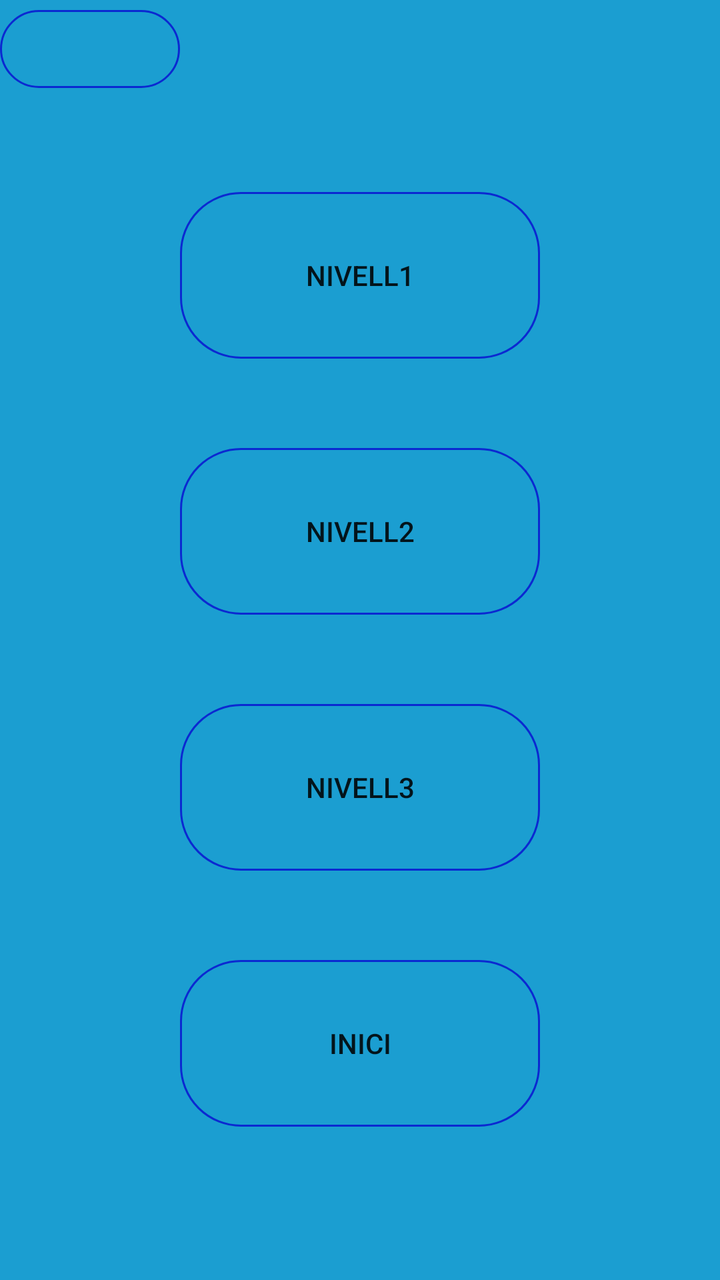
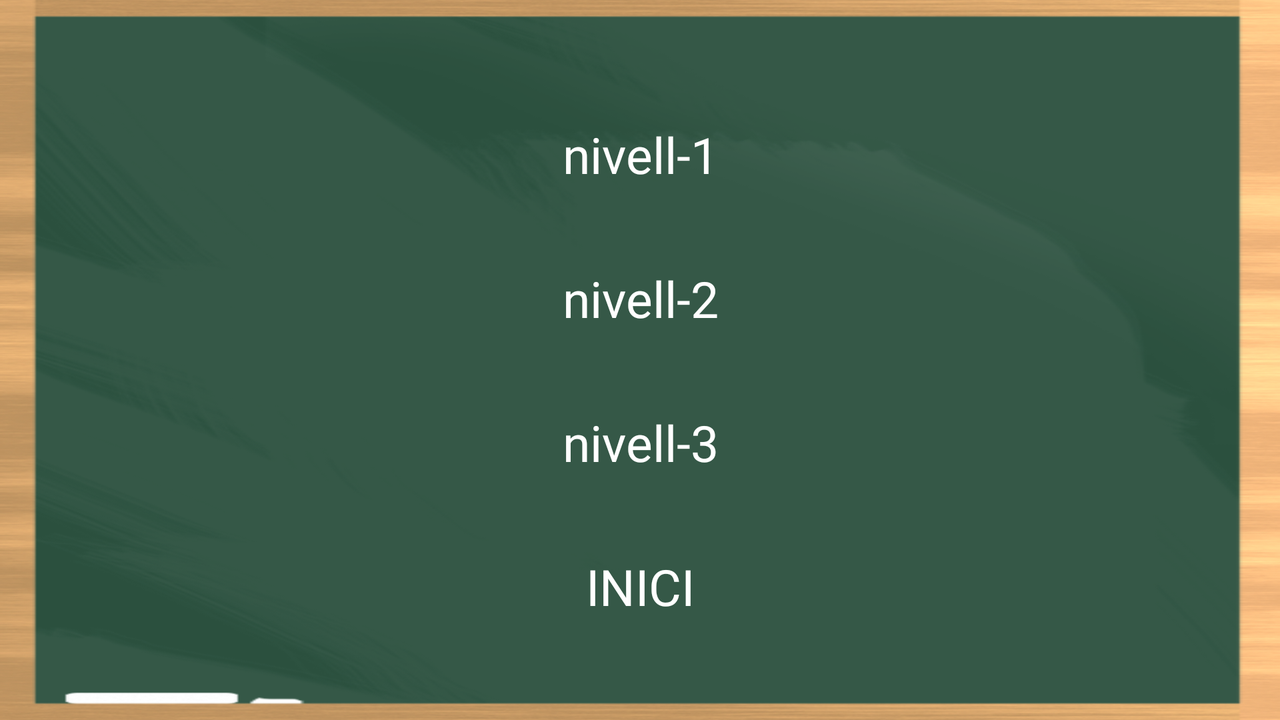

Compare how this app lays out the same screen by default and in its alternative resource folder. The renders come first, then the two layout files and the values they reference.
<!-- AndroidManifest.xml: application theme AppTheme -->
<!-- res/layout/activity_nivells.xml -->
<?xml version="1.0" encoding="utf-8"?>
<androidx.constraintlayout.widget.ConstraintLayout xmlns:android="http://schemas.android.com/apk/res/android"
    xmlns:app="http://schemas.android.com/apk/res-auto"
    xmlns:tools="http://schemas.android.com/tools"
    android:layout_width="match_parent"
    android:layout_height="match_parent"
    android:background="#1B9ED1"
    tools:context=".nivells">

    <androidx.constraintlayout.widget.Guideline
        android:id="@+id/guideline41"
        android:layout_width="wrap_content"
        android:layout_height="wrap_content"
        android:orientation="horizontal"
        app:layout_constraintGuide_percent="0.48" />

    <Button
        android:id="@+id/btnlvl1"
        android:layout_width="0dp"
        android:layout_height="0dp"
        android:background="@drawable/bordes"
        android:text="nivell1"
        app:layout_constraintBottom_toTopOf="@+id/guideline39"
        app:layout_constraintEnd_toStartOf="@+id/guideline45"
        app:layout_constraintStart_toStartOf="@+id/guideline44"
        app:layout_constraintTop_toTopOf="@+id/guideline32" />

    <Button
        android:id="@+id/btnlvl2"
        android:layout_width="0dp"
        android:layout_height="0dp"
        android:background="@drawable/bordes"
        android:text="nivell2"
        app:layout_constraintBottom_toTopOf="@+id/guideline41"
        app:layout_constraintEnd_toStartOf="@+id/guideline45"
        app:layout_constraintStart_toStartOf="@+id/guideline44"
        app:layout_constraintTop_toTopOf="@+id/guideline40" />

    <Button
        android:id="@+id/btnlvl3"
        android:layout_width="0dp"
        android:layout_height="0dp"
        android:background="@drawable/bordes"
        android:text="nivell3"
        app:layout_constraintBottom_toTopOf="@+id/guideline43"
        app:layout_constraintEnd_toStartOf="@+id/guideline45"
        app:layout_constraintHorizontal_bias="0.605"
        app:layout_constraintStart_toStartOf="@+id/guideline44"
        app:layout_constraintTop_toTopOf="@+id/guideline42" />

    <androidx.constraintlayout.widget.Guideline
        android:id="@+id/guideline32"
        android:layout_width="wrap_content"
        android:layout_height="wrap_content"
        android:orientation="horizontal"
        app:layout_constraintGuide_percent="0.15" />

    <androidx.constraintlayout.widget.Guideline
        android:id="@+id/guideline39"
        android:layout_width="wrap_content"
        android:layout_height="wrap_content"
        android:orientation="horizontal"
        app:layout_constraintGuide_percent="0.28" />

    <androidx.constraintlayout.widget.Guideline
        android:id="@+id/guideline40"
        android:layout_width="wrap_content"
        android:layout_height="wrap_content"
        android:orientation="horizontal"
        app:layout_constraintGuide_percent="0.35" />

    <androidx.constraintlayout.widget.Guideline
        android:id="@+id/guideline42"
        android:layout_width="wrap_content"
        android:layout_height="wrap_content"
        android:orientation="horizontal"
        app:layout_constraintGuide_percent="0.55" />

    <androidx.constraintlayout.widget.Guideline
        android:id="@+id/guideline43"
        android:layout_width="wrap_content"
        android:layout_height="wrap_content"
        android:orientation="horizontal"
        app:layout_constraintGuide_percent="0.68" />

    <androidx.constraintlayout.widget.Guideline
        android:id="@+id/guideline44"
        android:layout_width="wrap_content"
        android:layout_height="wrap_content"
        android:orientation="vertical"
        app:layout_constraintGuide_percent="0.25" />

    <androidx.constraintlayout.widget.Guideline
        android:id="@+id/guideline45"
        android:layout_width="wrap_content"
        android:layout_height="wrap_content"
        android:orientation="vertical"
        app:layout_constraintGuide_percent="0.75" />

    <Button
        android:id="@+id/tornarInici"
        android:layout_width="0dp"
        android:layout_height="0dp"
        android:text="INICI"
        android:background="@drawable/bordes"
        app:layout_constraintBottom_toTopOf="@+id/guideline47"
        app:layout_constraintEnd_toStartOf="@+id/guideline45"
        app:layout_constraintStart_toStartOf="@+id/guideline44"
        app:layout_constraintTop_toTopOf="@+id/guideline46" />

    <androidx.constraintlayout.widget.Guideline
        android:id="@+id/guideline46"
        android:layout_width="wrap_content"
        android:layout_height="wrap_content"
        android:orientation="horizontal"
        app:layout_constraintGuide_percent="0.75" />

    <androidx.constraintlayout.widget.Guideline
        android:id="@+id/guideline47"
        android:layout_width="wrap_content"
        android:layout_height="wrap_content"
        android:orientation="horizontal"
        app:layout_constraintGuide_percent="0.88" />

    <TextView
        android:id="@+id/mostrarUser"
        android:layout_width="0dp"
        android:layout_height="wrap_content"
        android:text=""
        android:background="@drawable/bordes"
        app:layout_constraintBottom_toTopOf="@+id/guideline60"
        app:layout_constraintEnd_toStartOf="@+id/guideline44"
        app:layout_constraintStart_toStartOf="parent"
        app:layout_constraintTop_toTopOf="@+id/guideline61" />

    <androidx.constraintlayout.widget.Guideline
        android:id="@+id/guideline60"
        android:layout_width="wrap_content"
        android:layout_height="wrap_content"
        android:orientation="horizontal"
        app:layout_constraintGuide_percent="0.07250342" />

    <androidx.constraintlayout.widget.Guideline
        android:id="@+id/guideline61"
        android:layout_width="wrap_content"
        android:layout_height="wrap_content"
        android:orientation="horizontal"
        app:layout_constraintGuide_percent="0.004103967" />
</androidx.constraintlayout.widget.ConstraintLayout>
<!-- resources referenced by this layout -->
<resources>
  <!-- drawable bordes (drawable) -->
  <?xml version="1.0" encoding="utf-8"?>
  <shape xmlns:android="http://schemas.android.com/apk/res/android" android:shape="rectangle">
      <stroke android:width="1dp"
  
          android:color="#0B29D1"
  
          />
  
      <padding android:bottom="10sp"
          android:left="10sp"
          android:right="10sp"
          android:top="10sp"
          />
  
      <corners android:radius="30dp"/>
  </shape>
  <style name="AppTheme" parent="Theme.AppCompat.Light.DarkActionBar">
          
          <item name="colorPrimary">@color/colorPrimary</item>
          <item name="colorPrimaryDark">@color/colorPrimaryDark</item>
          <item name="colorAccent">@color/colorAccent</item>
  
      </style>
  <color name="colorPrimary">#6200EE</color>
  <color name="colorPrimaryDark">#3700B3</color>
  <color name="colorAccent">#03DAC5</color>
</resources>
<!-- res/layout-land/activity_nivells.xml (the repository's variant of the layout above) -->
<!-- drawn on the phone turned sideways -->
<?xml version="1.0" encoding="utf-8"?>
<androidx.constraintlayout.widget.ConstraintLayout xmlns:android="http://schemas.android.com/apk/res/android"
    xmlns:app="http://schemas.android.com/apk/res-auto"
    xmlns:tools="http://schemas.android.com/tools"
    android:layout_width="match_parent"
    android:layout_height="match_parent"
    android:background="@mipmap/fotomates3"

    tools:context=".nivells">

    <androidx.constraintlayout.widget.Guideline
        android:id="@+id/guideline41"
        android:layout_width="wrap_content"
        android:layout_height="wrap_content"
        android:orientation="horizontal"
        app:layout_constraintGuide_percent="0.48" />

    <TextView
        android:id="@+id/btnlvl1"
        android:layout_width="0dp"
        android:layout_height="0dp"
        android:fontFamily="@font/chalkdust"
        android:gravity="center"
        android:text="nivell-1"
        android:textColor="#FFFEFE"
        android:textSize="25dp"
        app:layout_constraintBottom_toTopOf="@+id/guideline39"
        app:layout_constraintEnd_toStartOf="@+id/guideline45"
        app:layout_constraintStart_toStartOf="@+id/guideline44"
        app:layout_constraintTop_toTopOf="@+id/guideline32" />

    <TextView
        android:id="@+id/btnlvl2"
        android:layout_width="0dp"
        android:layout_height="0dp"
        android:fontFamily="@font/chalkdust"
        android:gravity="center"
        android:text="nivell-2"
        android:textColor="#FFFFFF"
        android:textSize="25dp"
        app:layout_constraintBottom_toTopOf="@+id/guideline41"
        app:layout_constraintEnd_toStartOf="@+id/guideline45"
        app:layout_constraintStart_toStartOf="@+id/guideline44"
        app:layout_constraintTop_toTopOf="@+id/guideline40" />

    <TextView
        android:id="@+id/btnlvl3"
        android:layout_width="0dp"
        android:layout_height="0dp"
        android:fontFamily="@font/chalkdust"
        android:gravity="center"
        android:textColor="#FFFFFF"
        android:textSize="25dp"
        android:text="nivell-3"
        app:layout_constraintBottom_toTopOf="@+id/guideline43"
        app:layout_constraintEnd_toStartOf="@+id/guideline45"
        app:layout_constraintHorizontal_bias="0.605"
        app:layout_constraintStart_toStartOf="@+id/guideline44"
        app:layout_constraintTop_toTopOf="@+id/guideline42" />

    <androidx.constraintlayout.widget.Guideline
        android:id="@+id/guideline32"
        android:layout_width="wrap_content"
        android:layout_height="wrap_content"
        android:orientation="horizontal"
        app:layout_constraintGuide_percent="0.15" />

    <androidx.constraintlayout.widget.Guideline
        android:id="@+id/guideline39"
        android:layout_width="wrap_content"
        android:layout_height="wrap_content"
        android:orientation="horizontal"
        app:layout_constraintGuide_percent="0.28" />

    <androidx.constraintlayout.widget.Guideline
        android:id="@+id/guideline40"
        android:layout_width="wrap_content"
        android:layout_height="wrap_content"
        android:orientation="horizontal"
        app:layout_constraintGuide_percent="0.35" />

    <androidx.constraintlayout.widget.Guideline
        android:id="@+id/guideline42"
        android:layout_width="wrap_content"
        android:layout_height="wrap_content"
        android:orientation="horizontal"
        app:layout_constraintGuide_percent="0.55" />

    <androidx.constraintlayout.widget.Guideline
        android:id="@+id/guideline43"
        android:layout_width="wrap_content"
        android:layout_height="wrap_content"
        android:orientation="horizontal"
        app:layout_constraintGuide_percent="0.68" />

    <androidx.constraintlayout.widget.Guideline
        android:id="@+id/guideline44"
        android:layout_width="wrap_content"
        android:layout_height="wrap_content"
        android:orientation="vertical"
        app:layout_constraintGuide_percent="0.25" />

    <androidx.constraintlayout.widget.Guideline
        android:id="@+id/guideline45"
        android:layout_width="wrap_content"
        android:layout_height="wrap_content"
        android:orientation="vertical"
        app:layout_constraintGuide_percent="0.75" />

    <TextView
        android:id="@+id/tornarInici"
        android:layout_width="0dp"
        android:layout_height="0dp"
        android:text="INICI"
        android:fontFamily="@font/chalkdust"
        android:gravity="center"
        android:textColor="#FFFFFF"
        android:textSize="25dp"
        app:layout_constraintBottom_toTopOf="@+id/guideline47"
        app:layout_constraintEnd_toStartOf="@+id/guideline45"
        app:layout_constraintStart_toStartOf="@+id/guideline44"
        app:layout_constraintTop_toTopOf="@+id/guideline46" />

    <androidx.constraintlayout.widget.Guideline
        android:id="@+id/guideline46"
        android:layout_width="wrap_content"
        android:layout_height="wrap_content"
        android:orientation="horizontal"
        app:layout_constraintGuide_percent="0.75" />

    <androidx.constraintlayout.widget.Guideline
        android:id="@+id/guideline47"
        android:layout_width="wrap_content"
        android:layout_height="wrap_content"
        android:orientation="horizontal"
        app:layout_constraintGuide_percent="0.88" />

    <TextView
        android:id="@+id/mostrarUser"
        android:layout_width="80dp"
        android:layout_height="33dp"

        android:text=""
        app:layout_constraintBottom_toTopOf="@+id/guideline32"
        app:layout_constraintEnd_toStartOf="@+id/guideline44"
        app:layout_constraintHorizontal_bias="0.695"
        app:layout_constraintStart_toStartOf="parent"
        app:layout_constraintTop_toTopOf="@+id/guideline60"
        app:layout_constraintVertical_bias="0.583" />

    <androidx.constraintlayout.widget.Guideline
        android:id="@+id/guideline60"
        android:layout_width="wrap_content"
        android:layout_height="wrap_content"
        android:orientation="horizontal"
        app:layout_constraintGuide_percent="0.07250342" />

    <androidx.constraintlayout.widget.Guideline
        android:id="@+id/guideline61"
        android:layout_width="wrap_content"
        android:layout_height="wrap_content"
        android:orientation="horizontal"
        app:layout_constraintGuide_percent="0.004103967" />
</androidx.constraintlayout.widget.ConstraintLayout>
<!-- resources referenced by the variant -->
<!-- as the phone turned sideways resolves them -->
<resources>
  <!-- mipmap fotomates3: png bitmap (mipmap-xxhdpi, 149993 bytes) -->
  <style name="AppTheme" parent="Theme.AppCompat.Light.DarkActionBar">
          
          <item name="colorPrimary">@color/colorPrimary</item>
          <item name="colorPrimaryDark">@color/colorPrimaryDark</item>
          <item name="colorAccent">@color/colorAccent</item>
  
      </style>
  <color name="colorPrimary">#6200EE</color>
  <color name="colorPrimaryDark">#3700B3</color>
  <color name="colorAccent">#03DAC5</color>
</resources>
